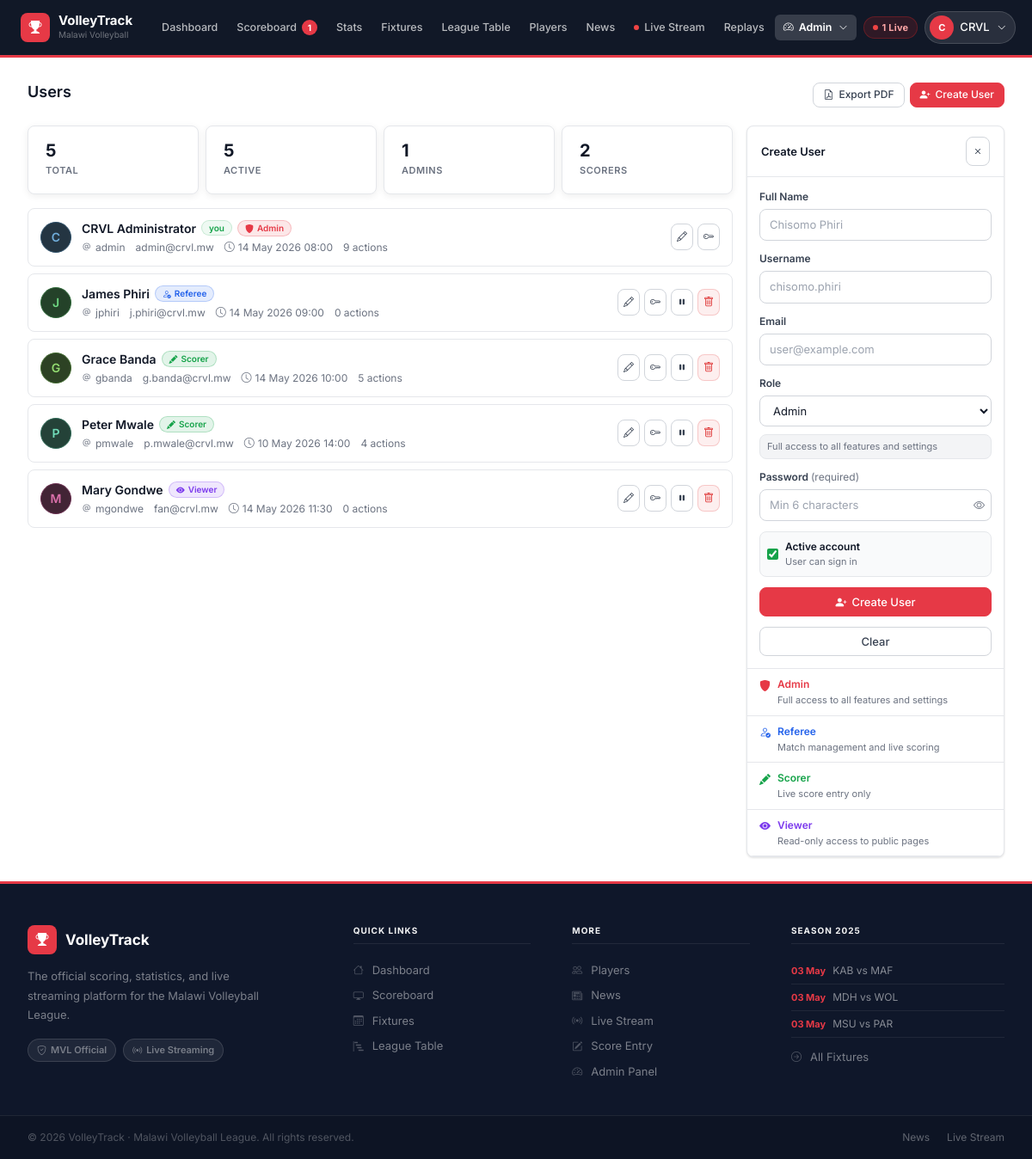
/admin/manage_users.php (signed in), run on the app's committed database.
### tables this page shows
CREATE TABLE IF NOT EXISTS users (
  id INT AUTO_INCREMENT PRIMARY KEY,
  username VARCHAR(50) NOT NULL UNIQUE,
  email VARCHAR(150) NOT NULL UNIQUE,
  password_hash VARCHAR(255) NOT NULL,
  full_name VARCHAR(150) NOT NULL,
  role ENUM('Admin','Referee','Scorer','Viewer') DEFAULT 'Viewer',
  is_active TINYINT(1) DEFAULT 1,
  last_login TIMESTAMP NULL DEFAULT NULL,
  created_at TIMESTAMP DEFAULT CURRENT_TIMESTAMP
);

CREATE TABLE IF NOT EXISTS matches (
  id INT AUTO_INCREMENT PRIMARY KEY,
  season_id INT NOT NULL,
  home_team_id INT NOT NULL,
  away_team_id INT NOT NULL,
  match_date DATETIME NOT NULL,
  venue VARCHAR(150) DEFAULT NULL,
  round VARCHAR(50) DEFAULT NULL,
  status ENUM('Scheduled','Live','Completed','Postponed','Cancelled') DEFAULT 'Scheduled',
  home_sets_won INT DEFAULT 0,
  away_sets_won INT DEFAULT 0,
  set_scores JSON DEFAULT NULL,
  current_set INT DEFAULT 1,
  home_score_current_set INT DEFAULT 0,
  away_score_current_set INT DEFAULT 0,
  started_at TIMESTAMP NULL DEFAULT NULL,
  ended_at TIMESTAMP NULL DEFAULT NULL,
  created_at TIMESTAMP DEFAULT CURRENT_TIMESTAMP,
  FOREIGN KEY (season_id) REFERENCES seasons(id),
  FOREIGN KEY (home_team_id) REFERENCES teams(id),
  FOREIGN KEY (away_team_id) REFERENCES teams(id)
);

CREATE TABLE IF NOT EXISTS teams (
  id INT AUTO_INCREMENT PRIMARY KEY,
  name VARCHAR(100) NOT NULL,
  short_name VARCHAR(10) NOT NULL,
  home_court VARCHAR(150) DEFAULT NULL,
  city VARCHAR(100) DEFAULT NULL,
  coach VARCHAR(100) DEFAULT NULL,
  color_primary VARCHAR(7) DEFAULT '#555555',
  is_active TINYINT(1) DEFAULT 1,
  created_at TIMESTAMP DEFAULT CURRENT_TIMESTAMP
);

### admin/manage_users.php (the view, shortened to what the rows shown need)
<?php
require_once __DIR__.'/../includes/config.php';
$currentPage='users'; $pageTitle='Users'; $db=getDB(); $ok=$err='';
$users=$db->query("SELECT u.*,(SELECT COUNT(*) FROM activity_log al WHERE al.user_id=u.id) ac FROM users u ORDER BY u.role,u.full_name")->fetchAll();
$rclr=['Admin'=>'var(--acc)','Referee'=>'var(--pri)','Scorer'=>'var(--grn)','Viewer'=>'var(--pur)'];
$ricn=['Admin'=>'bi-shield-fill','Referee'=>'bi-person-check','Scorer'=>'bi-pencil-fill','Viewer'=>'bi-eye-fill'];
include __DIR__.'/../includes/header.php';
?>
<div class="content">
  <div style="display:flex;align-items:center;justify-content:space-between;flex-wrap:wrap;gap:10px;margin-bottom:20px">
    <h1 style="font-size:18px;font-weight:600">Users</h1>
  </div>
  <div style="display:grid;grid-template-columns:1fr 300px;gap:16px">
    <div style="display:flex;flex-direction:column;gap:8px">
      <?php foreach($users as $u):
        $rc=$rclr[$u['role']]??'var(--t2)';$ri=$ricn[$u['role']]??'bi-person';
        $isSelf=$u['id']==$_SESSION['user_id'];
        $hue=abs(crc32($u['username'])%360);
      ?>
      <div style="background:var(--s1);border:1px solid var(--b0);border-radius:var(--r);<?= !$u['is_active']?'opacity:.5':'' ?>">
        <div style="padding:12px 14px;display:flex;align-items:center;gap:12px;flex-wrap:wrap">
          <div style="width:36px;height:36px;border-radius:50%;background:hsl(<?= $hue ?>,30%,20%);border:1px solid hsl(<?= $hue ?>,40%,30%);display:flex;align-items:center;justify-content:center;font-size:14px;font-weight:600;color:hsl(<?= $hue ?>,60%,65%);flex-shrink:0"><?= strtoupper(substr($u['full_name'],0,1)) ?></div>
          <div style="flex:1;min-width:0">
            <div style="display:flex;align-items:center;gap:6px;flex-wrap:wrap;margin-bottom:3px">
              <span style="font-size:14px;font-weight:600;color:var(--t1)"><?= htmlspecialchars($u['full_name']) ?></span>
              <?php if($isSelf): ?><span class="badge b-active" style="font-size:10px">you</span><?php endif; ?>
              <span class="badge" style="background:color-mix(in srgb,<?= $rc ?> 12%,transparent);color:<?= $rc ?>;border-color:color-mix(in srgb,<?= $rc ?> 25%,transparent);font-size:10px"><i class="bi <?= $ri ?>"></i> <?= $u['role'] ?></span>
            </div>
            <div style="font-size:12px;color:var(--t3);display:flex;gap:12px;flex-wrap:wrap">
              <span><i class="bi bi-at me-1"></i><?= htmlspecialchars($u['username']) ?></span>
              <span><?= htmlspecialchars($u['email']) ?></span>
              <span><i class="bi bi-clock me-1"></i><?= $u['last_login']?date('d M Y H:i',strtotime($u['last_login'])):'Never' ?></span>
              <span><?= number_format($u['ac']) ?> actions</span>
            </div>
          </div>
          <div style="display:flex;gap:5px;flex-wrap:wrap">
            <button class="btn btn-ghost btn-sm btn-icon" onclick='openEdit(<?= htmlspecialchars(json_encode($u)) ?>)' title="Edit"><i class="bi bi-pencil" style="font-size:12px"></i></button>
            <button class="btn btn-ghost btn-sm btn-icon" onclick="openReset(<?= $u['id'] ?>,'<?= htmlspecialchars(addslashes($u['full_name'])) ?>')" title="Reset password"><i class="bi bi-key" style="font-size:12px"></i></button>
            <?php if(!$isSelf): ?>
            <form method="POST" style="display:inline"><button type="submit" class="btn btn-ghost btn-sm btn-icon" title="Toggle active"><i class="bi bi-<?= $u['is_active']?'pause':'play' ?>-fill" style="font-size:12px"></i></button></form>
            <form method="POST" style="display:inline" onsubmit="return confirm('Delete <?= htmlspecialchars(addslashes($u['full_name'])) ?>?')"><input type="hidden" name="action" value="delete"><input type="hidden" name="uid" value="<?= $u['id'] ?>"><button type="submit" class="btn btn-danger btn-sm btn-icon"><i class="bi bi-trash" style="font-size:12px"></i></button></form>
            <?php endif; ?>
          </div>
        </div>
      </div>
      <?php endforeach; ?>
    </div>
  </div>
</div>
<?php include __DIR__.'/../includes/footer.php'; ?>

### includes/header.php (shortened to what the rows shown need)
<?php
$cu = currentUser();
?>
<!DOCTYPE html>
<html lang="en">
<head>
  <link href="https://cdn.jsdelivr.net/npm/bootstrap@5.3.3/dist/css/bootstrap.min.css" rel="stylesheet">
  <link href="https://cdn.jsdelivr.net/npm/bootstrap-icons@1.11.3/font/bootstrap-icons.css" rel="stylesheet">
  <link href="<?= APP_URL ?>/assets/css/app.css?v=<?= filemtime(__DIR__.'/../assets/css/app.css') ?>" rel="stylesheet">
</head>
<body>
<nav class="site-nav">
  <div class="nav-inner">
    <div class="nav-end">
      <?php if($cu): ?>
      <div class="nav-drop" id="userDrop">
        <button class="nav-user-btn nav-drop-btn" onclick="toggleDrop('userDrop')">
          <span class="nav-avatar"><?= strtoupper(substr($cu['name'],0,1)) ?></span>
          <span class="nav-uname"><?= htmlspecialchars(explode(' ',$cu['name'])[0]) ?></span>
          <i class="bi bi-chevron-down nav-caret"></i>
        </button>
      </div>
      <?php else: ?>
      <a href="<?= APP_URL ?>/login.php" class="btn-signin">Sign In</a>
      <?php endif; ?>
    </div>
  </div>
</nav>
<div class="page-wrap">

### includes/footer.php (shortened to what the rows shown need)
</div>
<footer class="site-footer">
  <div class="footer-inner">
    <div class="footer-col">
      <?php
        try {
          $db = getDB();
          $ft = $db->query("SELECT m.match_date, ht.short_name hn, at.short_name an FROM matches m JOIN teams ht ON ht.id=m.home_team_id JOIN teams at ON at.id=m.away_team_id WHERE m.status='Scheduled' ORDER BY m.match_date ASC LIMIT 3")->fetchAll();
          foreach($ft as $m):
      ?>
      <div class="footer-fixture">
        <span class="fx-date"><?= date('d M',strtotime($m['match_date'])) ?></span>
        <span class="fx-teams"><?= htmlspecialchars($m['hn']) ?> vs <?= htmlspecialchars($m['an']) ?></span>
      </div>
      <?php endforeach; } catch(Exception $e){} ?>
    </div>
  </div>
</footer>
</body>
</html>

### data on the page
users: full_name "C", full_name "CRVL", full_name "CRVL Administrator", shows "you", role "Admin", username "admin", email "admin@crvl.mw", last_login "14 May 2026 08:00", ac "9"
users: full_name "J", full_name "James Phiri", role "Referee", username "jphiri", email "j.phiri@crvl.mw", last_login "14 May 2026 09:00", ac "0", is_active 1 (drawn)
users: full_name "G", full_name "Grace Banda", role "Scorer", username "gbanda", email "g.banda@crvl.mw", last_login "14 May 2026 10:00", ac "5", is_active 1 (drawn)
users: full_name "P", full_name "Peter Mwale", role "Scorer", username "pmwale", email "p.mwale@crvl.mw", last_login "10 May 2026 14:00", ac "4", is_active 1 (drawn)
users: full_name "M", full_name "Mary Gondwe", role "Viewer", username "mgondwe", email "fan@crvl.mw", last_login "14 May 2026 11:30", ac "0", is_active 1 (drawn)
matches: match_date "03 May", home_team.short_name "KAB", away_team.short_name "MAF"
matches: match_date "03 May", home_team.short_name "MDH", away_team.short_name "WOL"
matches: match_date "03 May", home_team.short_name "MSU", away_team.short_name "PAR"

### other printed values
$lbl "Dashboard"
$lbl "Scoreboard"
$liveMatches "1"
$lbl "Stats"
$lbl "Fixtures"
$lbl "League Table"
$lbl "Players"
$lbl "News"
$lbl "Live Stream"
$lbl "Replays"
$v "5"
$l "TOTAL"
$l "ACTIVE"
$v "1"
$l "ADMINS"
